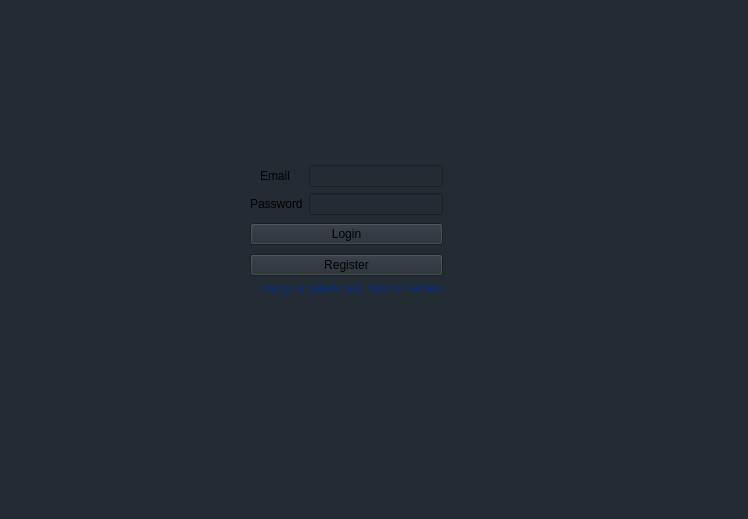
<?xml version="1.0" encoding="UTF-8"?>
<ui version="4.0">
 <class>MainWindow</class>
 <widget class="QMainWindow" name="MainWindow">
  <property name="geometry">
   <rect>
    <x>0</x>
    <y>0</y>
    <width>748</width>
    <height>519</height>
   </rect>
  </property>
  <property name="windowTitle">
   <string>MainWindow</string>
  </property>
  <property name="styleSheet">
   <string notr="true">background-color: rgb(36, 44, 51);</string>
  </property>
  <widget class="QWidget" name="centralwidget">
   <widget class="QLabel" name="label_3">
    <property name="geometry">
     <rect>
      <x>180</x>
      <y>20</y>
      <width>321</width>
      <height>91</height>
     </rect>
    </property>
    <property name="text">
     <string/>
    </property>
    <property name="pixmap">
     <pixmap resource="../ressources/lock_vox_ressource.qrc">:/icons/icons/lock_vox_logo1.png</pixmap>
    </property>
    <property name="scaledContents">
     <bool>true</bool>
    </property>
   </widget>
   <widget class="QLabel" name="label_4">
    <property name="geometry">
     <rect>
      <x>260</x>
      <y>280</y>
      <width>181</width>
      <height>16</height>
     </rect>
    </property>
    <property name="palette">
     <palette>
      <active>
       <colorrole role="WindowText">
        <brush brushstyle="SolidPattern">
         <color alpha="255">
          <red>0</red>
          <green>45</green>
          <blue>141</blue>
         </color>
        </brush>
       </colorrole>
       <colorrole role="Button">
        <brush brushstyle="SolidPattern">
         <color alpha="255">
          <red>36</red>
          <green>44</green>
          <blue>51</blue>
         </color>
        </brush>
       </colorrole>
       <colorrole role="Light">
        <brush brushstyle="SolidPattern">
         <color alpha="255">
          <red>125</red>
          <green>164</green>
          <blue>255</blue>
         </color>
        </brush>
       </colorrole>
       <colorrole role="Midlight">
        <brush brushstyle="SolidPattern">
         <color alpha="255">
          <red>72</red>
          <green>124</green>
          <blue>247</blue>
         </color>
        </brush>
       </colorrole>
       <colorrole role="Dark">
        <brush brushstyle="SolidPattern">
         <color alpha="255">
          <red>9</red>
          <green>43</green>
          <blue>120</blue>
         </color>
        </brush>
       </colorrole>
       <colorrole role="Mid">
        <brush brushstyle="SolidPattern">
         <color alpha="255">
          <red>13</red>
          <green>57</green>
          <blue>160</blue>
         </color>
        </brush>
       </colorrole>
       <colorrole role="Text">
        <brush brushstyle="SolidPattern">
         <color alpha="255">
          <red>0</red>
          <green>0</green>
          <blue>0</blue>
         </color>
        </brush>
       </colorrole>
       <colorrole role="BrightText">
        <brush brushstyle="SolidPattern">
         <color alpha="255">
          <red>255</red>
          <green>255</green>
          <blue>255</blue>
         </color>
        </brush>
       </colorrole>
       <colorrole role="ButtonText">
        <brush brushstyle="SolidPattern">
         <color alpha="255">
          <red>0</red>
          <green>0</green>
          <blue>0</blue>
         </color>
        </brush>
       </colorrole>
       <colorrole role="Base">
        <brush brushstyle="SolidPattern">
         <color alpha="255">
          <red>36</red>
          <green>44</green>
          <blue>51</blue>
         </color>
        </brush>
       </colorrole>
       <colorrole role="Window">
        <brush brushstyle="SolidPattern">
         <color alpha="255">
          <red>36</red>
          <green>44</green>
          <blue>51</blue>
         </color>
        </brush>
       </colorrole>
       <colorrole role="Shadow">
        <brush brushstyle="SolidPattern">
         <color alpha="255">
          <red>0</red>
          <green>0</green>
          <blue>0</blue>
         </color>
        </brush>
       </colorrole>
       <colorrole role="AlternateBase">
        <brush brushstyle="SolidPattern">
         <color alpha="255">
          <red>137</red>
          <green>170</green>
          <blue>247</blue>
         </color>
        </brush>
       </colorrole>
       <colorrole role="ToolTipBase">
        <brush brushstyle="SolidPattern">
         <color alpha="255">
          <red>255</red>
          <green>255</green>
          <blue>220</blue>
         </color>
        </brush>
       </colorrole>
       <colorrole role="ToolTipText">
        <brush brushstyle="SolidPattern">
         <color alpha="255">
          <red>0</red>
          <green>0</green>
          <blue>0</blue>
         </color>
        </brush>
       </colorrole>
       <colorrole role="PlaceholderText">
        <brush brushstyle="SolidPattern">
         <color alpha="128">
          <red>0</red>
          <green>0</green>
          <blue>0</blue>
         </color>
        </brush>
       </colorrole>
      </active>
      <inactive>
       <colorrole role="WindowText">
        <brush brushstyle="SolidPattern">
         <color alpha="255">
          <red>0</red>
          <green>45</green>
          <blue>141</blue>
         </color>
        </brush>
       </colorrole>
       <colorrole role="Button">
        <brush brushstyle="SolidPattern">
         <color alpha="255">
          <red>36</red>
          <green>44</green>
          <blue>51</blue>
         </color>
        </brush>
       </colorrole>
       <colorrole role="Light">
        <brush brushstyle="SolidPattern">
         <color alpha="255">
          <red>125</red>
          <green>164</green>
          <blue>255</blue>
         </color>
        </brush>
       </colorrole>
       <colorrole role="Midlight">
        <brush brushstyle="SolidPattern">
         <color alpha="255">
          <red>72</red>
          <green>124</green>
          <blue>247</blue>
         </color>
        </brush>
       </colorrole>
       <colorrole role="Dark">
        <brush brushstyle="SolidPattern">
         <color alpha="255">
          <red>9</red>
          <green>43</green>
          <blue>120</blue>
         </color>
        </brush>
       </colorrole>
       <colorrole role="Mid">
        <brush brushstyle="SolidPattern">
         <color alpha="255">
          <red>13</red>
          <green>57</green>
          <blue>160</blue>
         </color>
        </brush>
       </colorrole>
       <colorrole role="Text">
        <brush brushstyle="SolidPattern">
         <color alpha="255">
          <red>0</red>
          <green>0</green>
          <blue>0</blue>
         </color>
        </brush>
       </colorrole>
       <colorrole role="BrightText">
        <brush brushstyle="SolidPattern">
         <color alpha="255">
          <red>255</red>
          <green>255</green>
          <blue>255</blue>
         </color>
        </brush>
       </colorrole>
       <colorrole role="ButtonText">
        <brush brushstyle="SolidPattern">
         <color alpha="255">
          <red>0</red>
          <green>0</green>
          <blue>0</blue>
         </color>
        </brush>
       </colorrole>
       <colorrole role="Base">
        <brush brushstyle="SolidPattern">
         <color alpha="255">
          <red>36</red>
          <green>44</green>
          <blue>51</blue>
         </color>
        </brush>
       </colorrole>
       <colorrole role="Window">
        <brush brushstyle="SolidPattern">
         <color alpha="255">
          <red>36</red>
          <green>44</green>
          <blue>51</blue>
         </color>
        </brush>
       </colorrole>
       <colorrole role="Shadow">
        <brush brushstyle="SolidPattern">
         <color alpha="255">
          <red>0</red>
          <green>0</green>
          <blue>0</blue>
         </color>
        </brush>
       </colorrole>
       <colorrole role="AlternateBase">
        <brush brushstyle="SolidPattern">
         <color alpha="255">
          <red>137</red>
          <green>170</green>
          <blue>247</blue>
         </color>
        </brush>
       </colorrole>
       <colorrole role="ToolTipBase">
        <brush brushstyle="SolidPattern">
         <color alpha="255">
          <red>255</red>
          <green>255</green>
          <blue>220</blue>
         </color>
        </brush>
       </colorrole>
       <colorrole role="ToolTipText">
        <brush brushstyle="SolidPattern">
         <color alpha="255">
          <red>0</red>
          <green>0</green>
          <blue>0</blue>
         </color>
        </brush>
       </colorrole>
       <colorrole role="PlaceholderText">
        <brush brushstyle="SolidPattern">
         <color alpha="128">
          <red>0</red>
          <green>0</green>
          <blue>0</blue>
         </color>
        </brush>
       </colorrole>
      </inactive>
      <disabled>
       <colorrole role="WindowText">
        <brush brushstyle="SolidPattern">
         <color alpha="255">
          <red>9</red>
          <green>43</green>
          <blue>120</blue>
         </color>
        </brush>
       </colorrole>
       <colorrole role="Button">
        <brush brushstyle="SolidPattern">
         <color alpha="255">
          <red>36</red>
          <green>44</green>
          <blue>51</blue>
         </color>
        </brush>
       </colorrole>
       <colorrole role="Light">
        <brush brushstyle="SolidPattern">
         <color alpha="255">
          <red>125</red>
          <green>164</green>
          <blue>255</blue>
         </color>
        </brush>
       </colorrole>
       <colorrole role="Midlight">
        <brush brushstyle="SolidPattern">
         <color alpha="255">
          <red>72</red>
          <green>124</green>
          <blue>247</blue>
         </color>
        </brush>
       </colorrole>
       <colorrole role="Dark">
        <brush brushstyle="SolidPattern">
         <color alpha="255">
          <red>9</red>
          <green>43</green>
          <blue>120</blue>
         </color>
        </brush>
       </colorrole>
       <colorrole role="Mid">
        <brush brushstyle="SolidPattern">
         <color alpha="255">
          <red>13</red>
          <green>57</green>
          <blue>160</blue>
         </color>
        </brush>
       </colorrole>
       <colorrole role="Text">
        <brush brushstyle="SolidPattern">
         <color alpha="255">
          <red>9</red>
          <green>43</green>
          <blue>120</blue>
         </color>
        </brush>
       </colorrole>
       <colorrole role="BrightText">
        <brush brushstyle="SolidPattern">
         <color alpha="255">
          <red>255</red>
          <green>255</green>
          <blue>255</blue>
         </color>
        </brush>
       </colorrole>
       <colorrole role="ButtonText">
        <brush brushstyle="SolidPattern">
         <color alpha="255">
          <red>9</red>
          <green>43</green>
          <blue>120</blue>
         </color>
        </brush>
       </colorrole>
       <colorrole role="Base">
        <brush brushstyle="SolidPattern">
         <color alpha="255">
          <red>36</red>
          <green>44</green>
          <blue>51</blue>
         </color>
        </brush>
       </colorrole>
       <colorrole role="Window">
        <brush brushstyle="SolidPattern">
         <color alpha="255">
          <red>36</red>
          <green>44</green>
          <blue>51</blue>
         </color>
        </brush>
       </colorrole>
       <colorrole role="Shadow">
        <brush brushstyle="SolidPattern">
         <color alpha="255">
          <red>0</red>
          <green>0</green>
          <blue>0</blue>
         </color>
        </brush>
       </colorrole>
       <colorrole role="AlternateBase">
        <brush brushstyle="SolidPattern">
         <color alpha="255">
          <red>19</red>
          <green>85</green>
          <blue>240</blue>
         </color>
        </brush>
       </colorrole>
       <colorrole role="ToolTipBase">
        <brush brushstyle="SolidPattern">
         <color alpha="255">
          <red>255</red>
          <green>255</green>
          <blue>220</blue>
         </color>
        </brush>
       </colorrole>
       <colorrole role="ToolTipText">
        <brush brushstyle="SolidPattern">
         <color alpha="255">
          <red>0</red>
          <green>0</green>
          <blue>0</blue>
         </color>
        </brush>
       </colorrole>
       <colorrole role="PlaceholderText">
        <brush brushstyle="SolidPattern">
         <color alpha="128">
          <red>0</red>
          <green>0</green>
          <blue>0</blue>
         </color>
        </brush>
       </colorrole>
      </disabled>
     </palette>
    </property>
    <property name="font">
     <font>
      <weight>50</weight>
      <bold>false</bold>
     </font>
    </property>
    <property name="cursor">
     <cursorShape>PointingHandCursor</cursorShape>
    </property>
    <property name="autoFillBackground">
     <bool>false</bool>
    </property>
    <property name="text">
     <string>lost your password, click to retrieve it</string>
    </property>
   </widget>
   <widget class="QWidget" name="">
    <property name="geometry">
     <rect>
      <x>250</x>
      <y>160</y>
      <width>193</width>
      <height>116</height>
     </rect>
    </property>
    <layout class="QVBoxLayout" name="verticalLayout_3">
     <item>
      <widget class="QSplitter" name="splitter">
       <property name="orientation">
        <enum>Qt::Vertical</enum>
       </property>
       <widget class="QWidget" name="">
        <layout class="QVBoxLayout" name="verticalLayout_2">
         <property name="topMargin">
          <number>0</number>
         </property>
         <property name="rightMargin">
          <number>0</number>
         </property>
         <property name="bottomMargin">
          <number>0</number>
         </property>
         <item>
          <layout class="QVBoxLayout" name="verticalLayout">
           <item>
            <layout class="QHBoxLayout" name="horizontalLayout">
             <property name="spacing">
              <number>19</number>
             </property>
             <property name="leftMargin">
              <number>10</number>
             </property>
             <property name="topMargin">
              <number>3</number>
             </property>
             <item>
              <widget class="QLabel" name="label">
               <property name="text">
                <string>Email</string>
               </property>
              </widget>
             </item>
             <item>
              <widget class="QLineEdit" name="lineEdit">
               <property name="placeholderText">
                <string/>
               </property>
              </widget>
             </item>
            </layout>
           </item>
           <item>
            <layout class="QHBoxLayout" name="horizontalLayout_2">
             <item>
              <widget class="QLabel" name="label_2">
               <property name="text">
                <string>Password</string>
               </property>
              </widget>
             </item>
             <item>
              <widget class="QLineEdit" name="lineEdit_2">
               <property name="text">
                <string/>
               </property>
              </widget>
             </item>
            </layout>
           </item>
          </layout>
         </item>
         <item>
          <widget class="QPushButton" name="pushButton">
           <property name="text">
            <string>Login</string>
           </property>
          </widget>
         </item>
        </layout>
       </widget>
      </widget>
     </item>
     <item>
      <widget class="QPushButton" name="pushButton_2">
       <property name="text">
        <string>Register</string>
       </property>
      </widget>
     </item>
    </layout>
   </widget>
  </widget>
  <widget class="QStatusBar" name="statusbar"/>
 </widget>
 <resources>
  <include location="../ressources/lock_vox_ressource.qrc"/>
 </resources>
 <connections/>
</ui>
